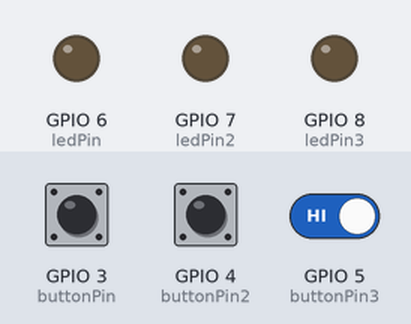
A sketch run on a simulated ESP8266 (NodeMCU). Parts: output pins drawn as LEDs (lit = HIGH). Inputs (shaded band) come from the test bench; at power-on: GPIO 3 (buttonPin) HIGH, GPIO 4 (buttonPin2) HIGH, GPIO 5 (buttonPin3) HIGH. WiFi joins after 1.5 s; servers stay silent unless stated; what the sketch prints to the serial monitor is not drawn.

Above: at 7.3 s.
7.4 s: GPIO 3 (buttonPin) pulled LOW for 0.15 s
At 8.6 s:
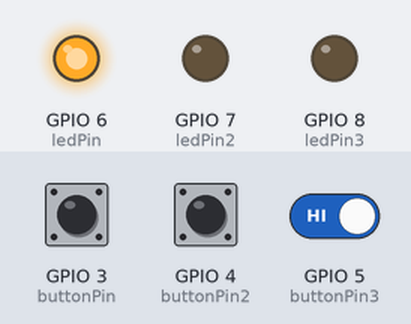
10.4 s: GPIO 4 (buttonPin2) pulled LOW for 3.2 s
At 14.1 s:
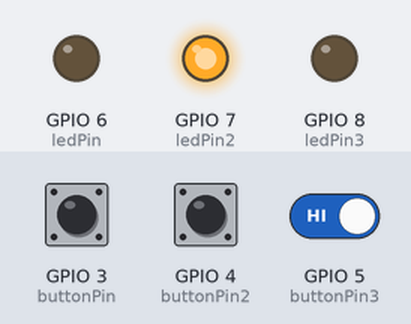
18.1 s: GPIO 5 (buttonPin3) driven HIGH
19.6 s: GPIO 3 (buttonPin) pulled LOW for 1 s
At 20.3 s:
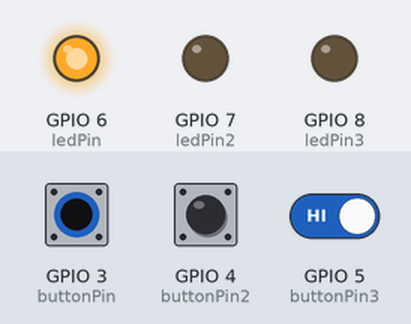
23.6 s: GPIO 5 (buttonPin3) driven LOW
At 25.7 s:
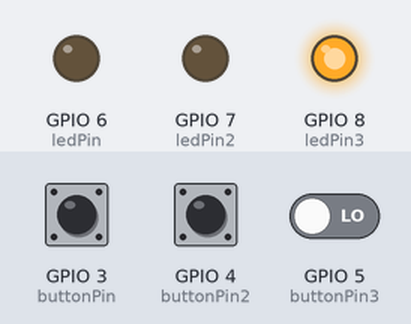
Timing chart, 0 to 27.6 s (numbered marks = the images above; inputs shaded):
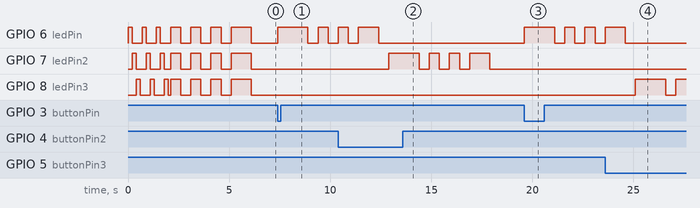

Measured:
- after the input at 7.4 s, GPIO 6 (ledPin): LOW → HIGH at once, → LOW 1.5 s later, → HIGH 0.50 s later, → LOW 0.50 s later
- after the input at 10.4 s, GPIO 7 (ledPin2): LOW → HIGH after 2.5 s, then repeats every 1.0 s: LOW 0.50 s, HIGH 0.50 s
- after the input at 18.1 s, every drawn part: stays the same
- after the input at 19.6 s, GPIO 6 (ledPin): LOW → HIGH at once, then repeats every 1.0 s: LOW 0.50 s, HIGH 0.50 s
- after the input at 23.6 s, GPIO 8 (ledPin3): LOW → HIGH after 1.5 s, → LOW 1.5 s later, → HIGH 0.50 s later

The sketch:

MailBtnsMultiWifi.ino
```cpp
/*
Most of the code is from a example of the Esp_Mail_Client, which I did not wrote. Make sure you take this library and not the esp32 mail client, which is no longer updated.
This is not perfect, this was a quick project and just a way to start a habbit in using github, so this is the first finished hobby project of hopefully many.
If you find any mistakes, suggestions or better ways of using github; feel free to contact me.

Good luck!
*/

#include <Arduino.h>
#if defined(ESP32) || defined(ARDUINO_RASPBERRY_PI_PICO_W)
#include <WiFi.h>
#elif defined(ESP8266)
#include <ESP8266WiFi.h>
#elif __has_include(<WiFiNINA.h>)
#include <WiFiNINA.h>
#elif __has_include(<WiFi101.h>)
#include <WiFi101.h>
#elif __has_include(<WiFiS3.h>)
#include <WiFiS3.h>
#endif

#include <ESP_Mail_Client.h>

//define wifi
struct WiFiCredentials {
  const char* ssid;
  const char* password;
};

// List of WiFi credentials
WiFiCredentials wifiNetworks[] = {
  {"ssid1", "Pass1"},
  {"ssid2", "Pass2"},
}; //update for your own wifi credentials

const int wifiCount = sizeof(wifiNetworks) / sizeof(WiFiCredentials);


/** The smtp host name e.g. smtp.gmail.com for GMail or smtp.office365.com for Outlook or smtp.mail.yahoo.com */
#define SMTP_HOST "smtp.gmail.com"

/** The smtp port e.g.
 * 25  or esp_mail_smtp_port_25
 * 465 or esp_mail_smtp_port_465
 * 587 or esp_mail_smtp_port_587
 */
#define SMTP_PORT esp_mail_smtp_port_587

/* The log in credentials, check guide to get a application password for your gmail, only possible if you have 2 factor authentication enabled */
#define AUTHOR_EMAIL "Sender@gmail.com"
#define AUTHOR_PASSWORD "SenderPassword"

/* Recipient email address */
//#define Recipient "test"
#define Ontvanger "Recipient1@gmail.com"
#define Ontvanger2 "Recipient2@gmail.com"
#define Ontvanger3 "Recipient3@gmail.com"

//message of the email:
#define Boodschap "Dag Moeke,\r\n\r\n Lotte heeft jouw nodig, bel je haar eens op? \r\n\r\n Groetjes van de ICE-knop van Lotte." //\r\n\r\n = new line start after this.
#define Boodschap2 "Dag Papa,\r\n\r\n Lotte heeft jouw nodig, bel je haar eens op? \r\n\r\n Groetjes van de ICE-knop van Lotte."
#define Boodschap3 "Dag Broerje,\r\n\r\n Lotte heeft jouw nodig, bel je haar eens op? \r\n\r\n Groetjes van de ICE-knop van Lotte."


/* Declare the global used SMTPSession object for SMTP transport */
SMTPSession smtp;

/* Declare the Session_Config for user defined session credentials */
Session_Config config;

/* Callback function to get the Email sending status */
void smtpCallback(SMTP_Status status);

// Define the button and LED pins.
const int buttonPin = 3;
const int buttonPin2 = 4;
const int buttonPin3 = 5;

const int ledPin = 6;
const int ledPin2 = 7;
const int ledPin3 = 8;

bool buttonState = false;
bool lastButtonState = false;
bool buttonState2 = false;
bool lastButtonState2 = false;
bool buttonState3 = false;
bool lastButtonState3 = false;

void setup()
{
  Serial.begin(115200);
  //while (!Serial);

  pinMode(buttonPin, INPUT_PULLUP);
  pinMode(ledPin, OUTPUT);

  pinMode(buttonPin2, INPUT_PULLUP);
  pinMode(ledPin2, OUTPUT);

  pinMode(buttonPin3, INPUT_PULLUP);
  pinMode(ledPin3, OUTPUT);

  connectToWiFi();

  /*  Set the network reconnection option */
  MailClient.networkReconnect(true);


  /** Enable the debug via Serial port
    * 0 for no debugging
    * 1 for basic level debugging
    *
    * Debug port can be changed via ESP_MAIL_DEFAULT_DEBUG_PORT in ESP_Mail_FS.h
    */
  smtp.debug(1);

  /* Set the callback function to get the sending results */
  smtp.callback(smtpCallback);

  /* Set the session config */
  config.server.host_name = SMTP_HOST;
  config.server.port = SMTP_PORT;
  config.login.email = AUTHOR_EMAIL;
  config.login.password = AUTHOR_PASSWORD;

  /** Assign your host name or you public IPv4 or IPv6 only
    * as this is the part of EHLO/HELO command to identify the client system
    * to prevent connection rejection.
    * If host name or public IP is not available, ignore this or
    * use loopback address "127.0.0.1".
    *
    * Assign any text to this option may cause the connection rejection.
    */
  config.login.user_domain = F("127.0.0.1");

  /*
  Set the NTP config time
  For times east of the Prime Meridian use 0-12
  For times west of the Prime Meridian add 12 to the offset.
  Ex. American/Denver GMT would be -6. 6 + 12 = 18
  See https://en.wikipedia.org/wiki/Time_zone for a list of the GMT/UTC timezone offsets
  */
  config.time.ntp_server = F("pool.ntp.org,time.nist.gov");
  config.time.gmt_offset = 3;
  config.time.day_light_offset = 0;

  SetupLED();

}

void loop()
{
  buttonState = digitalRead(buttonPin);
  buttonState2 = digitalRead(buttonPin2);
  buttonState3 = digitalRead(buttonPin3);


  if (buttonState == LOW && lastButtonState == HIGH) {
    digitalWrite(ledPin, HIGH); // Turn on the LED when the button is pressed
    Serial.println("Moeke");
    SendEmail(Ontvanger, Boodschap);
    flashLED(ledPin); // Flash the LED after sending the email
  } else {
    digitalWrite(ledPin, LOW); // Turn off the LED when the button is released
  }

  if (buttonState2 == LOW && lastButtonState2 == HIGH) {
    digitalWrite(ledPin2, HIGH); // Turn on the LED when the button is pressed
    Serial.println("Papa");
    SendEmail(Ontvanger2, Boodschap2);
    flashLED(ledPin2); // Flash the LED after sending the email
  } else {
    digitalWrite(ledPin2, LOW); // Turn off the LED when the button is released
  }

  if (buttonState3 == LOW && lastButtonState3 == HIGH) {
    digitalWrite(ledPin3, HIGH); // Turn on the LED when the button is pressed
    Serial.println("Jasper");
    SendEmail(Ontvanger3, Boodschap3);
    flashLED(ledPin3); // Flash the LED after sending the email
  } else {
    digitalWrite(ledPin3, LOW); // Turn off the LED when the button is released
  }

  lastButtonState = buttonState;
  lastButtonState2 = buttonState2;
  lastButtonState3 = buttonState3;
}

void SendEmail(const char* Recipient, const char* Inhoud){
   /* Declare the message class */
    SMTP_Message message;

    /* Set the message headers */
    /* Set the message headers */
    message.sender.name = F("Lotte's ICE-knop");
    message.sender.email = AUTHOR_EMAIL;
    message.subject = F("Lotte Heeft u nodig");
    message.addRecipient(F("Someone"), Recipient);

    /** The option to add soft line break to to the message for
     * the long text message > 78 characters (rfc 3676)
     * Some Servers may not compliant with this standard.
     */
    message.text.flowed = true;

    /** if the option message.text.flowed is true,
     * the following plain text message will be wrapped.
     */
    // message.text.content = F("The text below is the long quoted text which breaks into several lines.\r\n\r\n>> Lorem ipsum dolor sit amet, consectetur adipiscing elit, sed do eiusmod tempor incididunt ut labore et dolore magna aliqua. Ut enim ad minim veniam, quis nostrud exercitation ullamco laboris nisi ut aliquip ex ea commodo consequat.\r\n\r\nThis is the normal short text.\r\n\r\nAnother long text, abcdefg hijklmnop qrstuv wxyz abcdefg hijklmnop qrstuv wxyz abcdefg hijklmnop qrstuv wxyz.");
    message.text.content = Inhoud ;
    /** The Plain text message character set e.g.
     * us-ascii
     * utf-8
     * utf-7
     * The default value is utf-8
     */
    //message.text.charSet = F("us-ascii");

    /** The content transfer encoding e.g.
     * enc_7bit or "7bit" (not encoded)
     * enc_qp or "quoted-printable" (encoded)
     * enc_base64 or "base64" (encoded)
     * enc_binary or "binary" (not encoded)
     * enc_8bit or "8bit" (not encoded)
     * The default value is "7bit"
     */
    message.text.transfer_encoding = Content_Transfer_Encoding::enc_7bit;

    /** The message priority
     * esp_mail_smtp_priority_high or 1
     * esp_mail_smtp_priority_normal or 3
     * esp_mail_smtp_priority_low or 5
     * The default value is esp_mail_smtp_priority_low
     */
    message.priority = esp_mail_smtp_priority::esp_mail_smtp_priority_low;

    /** The Delivery Status Notifications e.g.
     * esp_mail_smtp_notify_never
     * esp_mail_smtp_notify_success
     * esp_mail_smtp_notify_failure
     * esp_mail_smtp_notify_delay
     * The default value is esp_mail_smtp_notify_never
     */
    // message.response.notify = esp_mail_smtp_notify_success | esp_mail_smtp_notify_failure | esp_mail_smtp_notify_delay;

    /* Set the custom message header */
    message.addHeader(F("Message-ID: <abcde.fghij@gmail.com>"));

    /* Connect to the server */
    if (!smtp.connect(&config))
    {
        MailClient.printf("Connection error, Status Code: %d, Error Code: %d, Reason: %s\n", smtp.statusCode(), smtp.errorCode(), smtp.errorReason().c_str());
        return;
    }

    if (!smtp.isLoggedIn())
    {
        Serial.println("Not yet logged in.");
    }
    else
    {
        if (smtp.isAuthenticated())
            Serial.println("Successfully logged in.");
        else
            Serial.println("Connected with no Auth.");
    }

    /* Start sending Email and close the session */
    if (!MailClient.sendMail(&smtp, &message))
        MailClient.printf("Error, Status Code: %d, Error Code: %d, Reason: %s\n", smtp.statusCode(), smtp.errorCode(), smtp.errorReason().c_str());

    // to clear sending result log
    // smtp.sendingResult.clear();

    MailClient.printf("Free Heap: %d\n", MailClient.getFreeHeap());
}

/* Callback function to get the Email sending status */
void smtpCallback(SMTP_Status status)
{
    /* Print the current status */
    Serial.println(status.info());

    /* Print the sending result */
    if (status.success())
    {
        // MailClient.printf used in the examples is for format printing via debug Serial port
        // that works for all supported Arduino platform SDKs e.g. SAMD, ESP32 and ESP8266.
        // In ESP8266 and ESP32, you can use Serial.printf directly.

        Serial.println("----------------");
        MailClient.printf("Message sent success: %d\n", status.completedCount());
        MailClient.printf("Message sent failed: %d\n", status.failedCount());
        Serial.println("----------------\n");

        for (size_t i = 0; i < smtp.sendingResult.size(); i++)
        {
            /* Get the result item */
            SMTP_Result result = smtp.sendingResult.getItem(i);

            // In case, ESP32, ESP8266 and SAMD device, the timestamp get from result.timestamp should be valid if
            // your device time was synched with NTP server.
            // Other devices may show invalid timestamp as the device time was not set i.e. it will show Jan 1, 1970.
            // You can call smtp.setSystemTime(xxx) to set device time manually. Where xxx is timestamp (seconds since Jan 1, 1970)

            MailClient.printf("Message No: %d\n", i + 1);
            MailClient.printf("Status: %s\n", result.completed ? "success" : "failed");
            MailClient.printf("Date/Time: %s\n", MailClient.Time.getDateTimeString(result.timestamp, "%B %d, %Y %H:%M:%S").c_str());
            MailClient.printf("Recipient: %s\n", result.recipients.c_str());
            MailClient.printf("Subject: %s\n", result.subject.c_str());
        }
        Serial.println("----------------\n");

        // You need to clear sending result as the memory usage will grow up.
        smtp.sendingResult.clear();
    }
}

void flashLED(int ledPinx) {
  for (int i = 0; i < 3; i++) {
    digitalWrite(ledPinx, HIGH);
    delay(500);
    digitalWrite(ledPinx, LOW);
    delay(500);
  }
  digitalWrite(ledPinx, HIGH);
  delay(1000);
  digitalWrite(ledPinx, LOW);
  delay(500);
}

void SetupLED() { //just a slightly more appealing visual, very poorly coded ;)
  for (int i = 0; i < 3; i++) {
    digitalWrite(ledPin, HIGH);
    digitalWrite(ledPin2, HIGH);
    digitalWrite(ledPin3, HIGH);
    delay(500);
    digitalWrite(ledPin, LOW);
    digitalWrite(ledPin2, LOW);
    digitalWrite(ledPin3, LOW);
    delay(500);
  }
  digitalWrite(ledPin, HIGH);
  digitalWrite(ledPin2, HIGH);
  digitalWrite(ledPin3, HIGH);
  delay(1000);
  digitalWrite(ledPin, LOW);
  digitalWrite(ledPin2, LOW);
  digitalWrite(ledPin3, LOW);
  //delay(500);
}

void LoadingLed() { // nice visual effect while waiting for wifi, again just poorly coded but it works and I was ready on time (like 30 minutes before having to leave to the party...
  digitalWrite(ledPin, HIGH);
  delay(200);
  digitalWrite(ledPin, LOW);
  digitalWrite(ledPin2, HIGH);
  delay(200);
  digitalWrite(ledPin2, LOW);
  digitalWrite(ledPin3, HIGH);
  delay(200);
  digitalWrite(ledPin3, LOW);
  delay(100);
}

void connectToWiFi() { //Connecting to multiple wifi's so I could show it with my hotspot on my phone and a powerbank, but also already registered the wifi of the house it was going to end up in.
  bool connected = false;
  for (int i = 0; i < wifiCount; i++) {
    WiFi.begin(wifiNetworks[i].ssid, wifiNetworks[i].password);
    Serial.print("Connecting to Wi-Fi: ");
    Serial.print(wifiNetworks[i].ssid);
    int attempts = 0;
    while (WiFi.status() != WL_CONNECTED && attempts < 20) {
      Serial.print(".");
      LoadingLed();
      //delay(500);
      attempts++;
    }
    Serial.println();

    if (WiFi.status() == WL_CONNECTED) {
      Serial.print("Connected to ");
      Serial.print(wifiNetworks[i].ssid);
      Serial.print(" with IP: ");
      Serial.println(WiFi.localIP());
      connected = true;
      break;
    } else {
      Serial.print("Failed to connect to ");
      Serial.println(wifiNetworks[i].ssid);
    }
  }

  if (!connected) {
    Serial.println("Could not connect to any WiFi network.");
    // Optional: add logic to handle failure to connect to any WiFi network
  }

}
```
